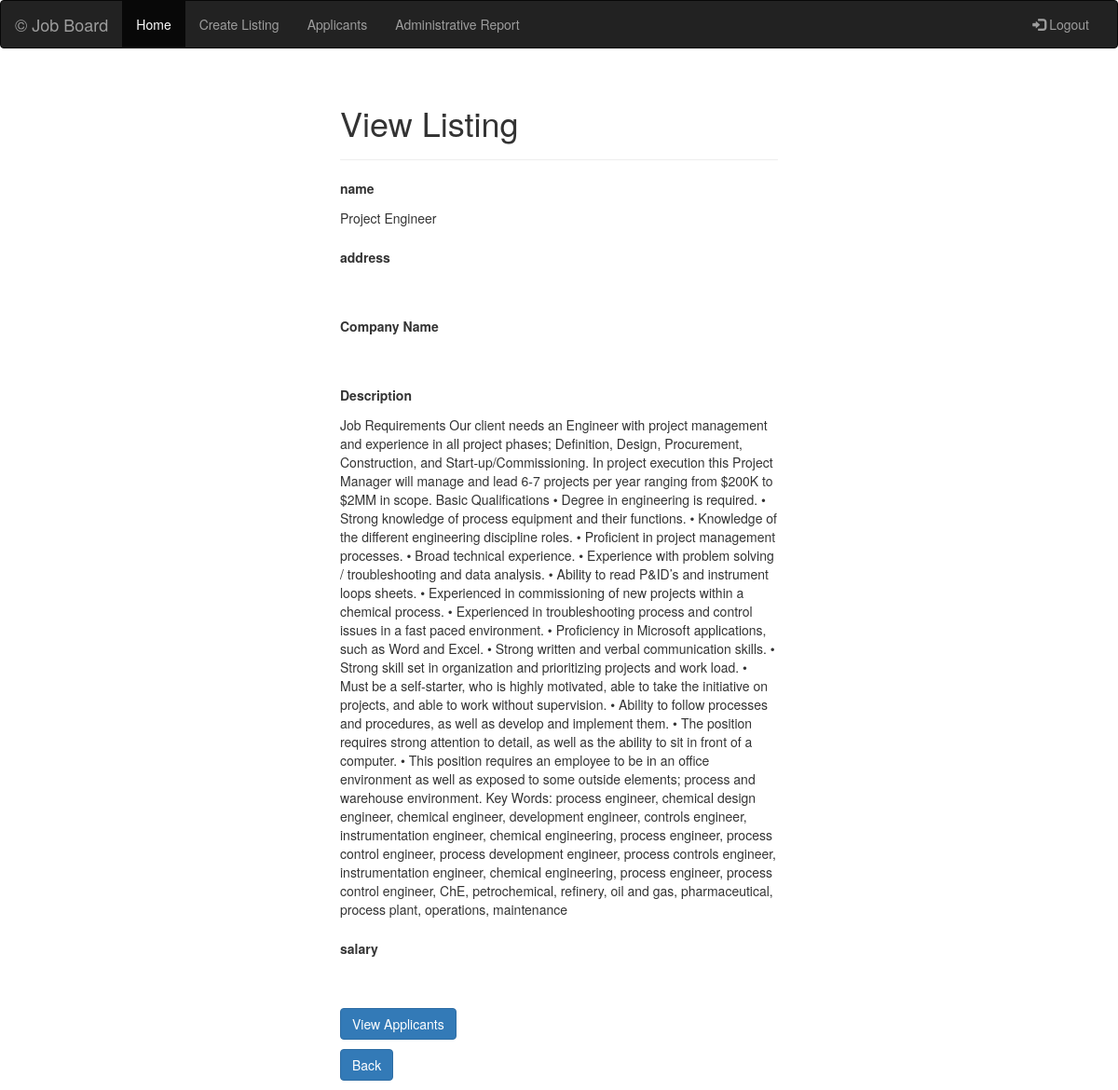
The page /jobapp/recruiter/read.php?id=22 on the database its author committed.
### tables this page shows
CREATE TABLE `Job_Opening` (
  `id` int(50) NOT NULL,
  `name` varchar(255) NOT NULL,
  `description` varchar(10000) NOT NULL,
  `address` varchar(100) NOT NULL,
  `company` varchar(100) NOT NULL,
  `salary` varchar(100) NOT NULL,
  `sc_email` varchar(100) NOT NULL,
  `Date` timestamp NULL DEFAULT CURRENT_TIMESTAMP,
  `Field` varchar(20) DEFAULT NULL,
  `State` varchar(2) DEFAULT NULL,
  `Education` varchar(15) NOT NULL
);

### jobapp/recruiter/read.php (the view, shortened to what this page needs)
<?php include 'inc/rheader2.php' ?>
<?php
if(isset($_GET["id"]) && !empty(trim($_GET["id"]))){
    require_once "config.php";
    $sql = "SELECT * FROM Job_Opening WHERE id = ?";
    if($stmt = mysqli_prepare($link, $sql)){
        mysqli_stmt_bind_param($stmt, "i", $param_id);
        if(mysqli_stmt_execute($stmt)){
            $result = mysqli_stmt_get_result($stmt);
            if(mysqli_num_rows($result) == 1){
                $row = mysqli_fetch_array($result, MYSQLI_ASSOC);
            } else{
                header("location: error.php");
                exit();
            }
        } else{
            echo "Oops! Something went wrong. Please try again later.";
        }
    }
} else{
    header("location: error.php");
    exit();
}
?>
<!DOCTYPE html>
<html lang="en">
<head>
    <link rel="stylesheet" href="https://maxcdn.bootstrapcdn.com/bootstrap/3.3.7/css/bootstrap.css">
</head>
<body>
    <div class="wrapper">
        <div class="container-fluid">
            <div class="row">
                <div class="col-md-12">
                    <div class="page-header">
                        <h1>View Listing</h1>
                    </div>
                    <div class="form-group">
                        <label>name</label>
                        <p class="form-control-static"><?php echo $row["name"]; ?></p>
                    </div>
                    <div class="form-group">
                        <label>address</label>
                        <p class="form-control-static"><?php echo $row["address"]; ?></p>
                    </div>
                    <div class="form-group">
                        <label>Company Name</label>
                        <p class="form-control-static"><?php echo $row["company"]; ?></p>
                    </div>
                    <div class="form-group">
                        <label>Description</label>
                        <p class="form-control-static"><?php echo $row["description"]; ?></p>
                    </div>
                    <div class="form-group">
                        <label>salary</label>
                        <p class="form-control-static"><?php echo $row["salary"]; ?></p>
                    </div>
                    <p><a href="viewer.php" class="btn btn-primary">View Applicants</a></p>
                    <p><a href="ind.php" class="btn btn-primary">Back</a></p>
                </div>
            </div>
        </div>
    </div>
</body>
</html>

### jobapp/recruiter/read.php (style rules this page uses)
.wrapper { width: 500px; margin: 0 auto; }

### rows shown on the page
job_opening: name "Project Engineer", description "Job Requirements Our client needs an Engineer with project management and experience in all project phases; Definition, Design, Procurement, Construction, and Start-up/Commissioning. In project execution this Project Manager will manage and lead 6-7 projects per year ranging from $200K to $2MM in scope. Basic Qualifications • Degree in engineering is required. • Strong knowledge of process equipment and their functions. • Knowledge of the different engineering discipline roles. • Proficient in project management processes. • Broad technical experience. • Experience with problem solving / troubleshooting and data analysis. • Ability to read P&ID’s and instrument loops sheets. • Experienced…"
